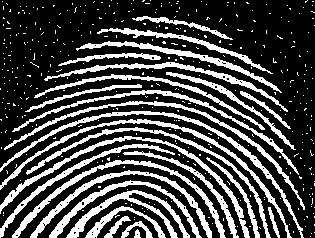
#> input picture images6/finger_print.tif, 315 x 238 px
$ jupyter execute 6.morphological_image_processing.ipynb
#> lines starting #> are read from the running program, lines starting #| are printed output that depends on the picture; after the words box and inside, x2 and y2 are one past the last pixel; in counts of white or black regions, pixels touching at a corner belong together
## 6. Take a binary image and a structuring element to perform the following morphological operations –

[cell 1]
import cv2
import numpy as np
import matplotlib.pyplot as plt

### Load the image

[cell 2]
original_image = cv2.imread("images6/finger_print.tif", cv2.IMREAD_GRAYSCALE)
#> original_image: shape (238, 315); 28.5% white; 414 white regions (387 under 20 px), largest, box (x1, y1, x2, y2) and area: (0, 111, 304, 238) 1388, (0, 136, 250, 238) 1372, (0, 119, 292, 238) 1337
print(f"The shape of the image : {original_image.shape}")
#| The shape of the image : (238, 315)
plt.imshow(original_image, cmap='gray')
plt.title("Original Image")
plt.show()

print(f"min intensity level : {np.min(original_image)}")
#| min intensity level : 0
print(f"max intensity level : {np.max(original_image)}")
#| max intensity level : 255

### Function for Erosion

[cell 3]
def erosion(input_image, st_element):
    st_element =( st_element * 255 ).astype(np.uint8)

    height, width = input_image.shape
#> height = 238; width = 315
    st_height , st_width = st_element.shape
    pad = st_height // 2


    #Pad the image to handle border pixels
    padded_image = np.pad(input_image, pad_width=pad, mode='constant', constant_values=0)
#> padded_image: shape (240, 317); 28.1% white; 414 white regions (387 under 20 px), largest, box (x1, y1, x2, y2) and area: (1, 112, 305, 239) 1388, (1, 137, 251, 239) 1372, (1, 120, 293, 239) 1337
    output_image = np.zeros_like(input_image, dtype=np.uint8)

    for i in range(height):
        for j in range(width):
            neighbouhood = padded_image[i: i+st_height, j: j+st_width]


            # Check if structuring element fits (all 255s in SE match 255s in image)
            match = (st_element == 255)
            if np.all(neighbouhood[match] == 255):
                output_image[i,j] = 255
            else:
                output_image[i,j] = 0
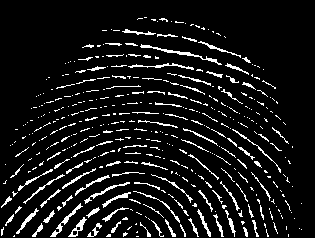
#> output_image: shape (238, 315); 8.8% white in thin lines or dots, all inside (x1, y1, x2, y2) = (1, 17, 302, 237)


    return output_image

### Apply erosion

[cell 4]
structuring_element = np.ones((3,3))
erosioned_image = erosion(original_image, structuring_element)
plt.imshow(erosioned_image, cmap='gray')
plt.title("Erosioned Image")
plt.show()

### Dilation Function

[cell 5]
def dilation(input_image, st_element):
    st_element = (st_element*255).astype(np.uint8)

    height, width = input_image.shape
#> height = 238; width = 315
    st_height, st_width = st_element.shape
    pad = st_height // 2

    padded_image = np.pad(input_image, pad_width=pad, mode= 'constant', constant_values=0 )
#> padded_image: shape (240, 317); 8.7% white in thin lines or dots, all inside (x1, y1, x2, y2) = (2, 18, 303, 238)
    output_image =  np.zeros_like(input_image, dtype=np.uint8)

    for i in range(height):
        for j in range(width):
            neibourhood = padded_image[i : i+ st_height, j : j+ st_width]

            match = (st_element == 255)
            if np.any(neibourhood[match] == 255):
                output_image[i,j] = 255
            else:
                output_image[i,j] = 0
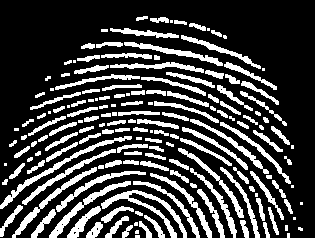
#> output_image: shape (238, 315); 25.2% white; 166 white regions (32 under 20 px), largest, box (x1, y1, x2, y2) and area: (101, 190, 187, 238) 780, (0, 136, 132, 209) 673, (49, 181, 131, 238) 578

    return output_image

### Apply Dilation

[cell 6]
structuring_element = np.ones((3,3))
dilationed_image = dilation(erosioned_image, structuring_element)
plt.imshow(dilationed_image, cmap='gray')
plt.title("Dilationed Image")
plt.show()

### (b) Opening and Closing operations

### Opening Function

[cell 7]
def opening(images, st_element):
    return dilation(erosion(images, st_element), st_element)

### Closing Operation

[cell 8]
def closing (images, st_element):
    return erosion(dilation(images, st_element), st_element)
#> in dilation (call 3), `padded_image = np.pad(input_image, pad_width=pad, mode= 'constant', co..`:
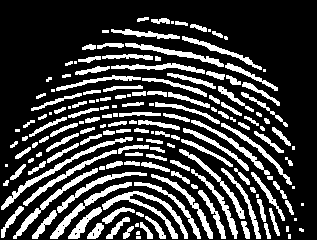
#> padded_image: shape (240, 317); 24.9% white; 166 white regions (32 under 20 px), largest, box (x1, y1, x2, y2) and area: (102, 191, 188, 239) 780, (1, 137, 133, 210) 673, (50, 182, 132, 239) 578
#> after the loop in dilation (call 3), `for i in range(height):`:
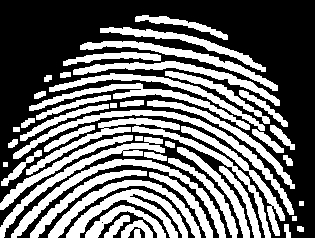
#> output_image: shape (238, 315); 42.7% white; 51 white regions, largest, box (x1, y1, x2, y2) and area: (13, 110, 294, 215) 2073, (11, 159, 226, 238) 1980, (66, 189, 188, 238) 1683
#> in erosion (call 3), `st_element =( st_element * 255 ).astype(np.uint8)`: st_element = [[255, 255, 255], [255, 255, 255], [255, 255, 255]]
#> in erosion (call 3), `padded_image = np.pad(input_image, pad_width=pad, mode='constant', con..`:
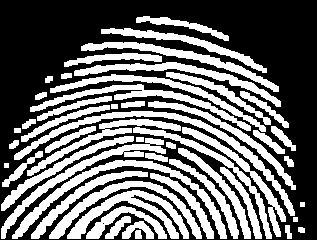
#> padded_image: shape (240, 317); 42.1% white; 51 white regions, largest, box (x1, y1, x2, y2) and area: (14, 111, 295, 216) 2073, (12, 160, 227, 239) 1980, (67, 190, 189, 239) 1683
#> after the loop in erosion (call 3), `for i in range(height):`:
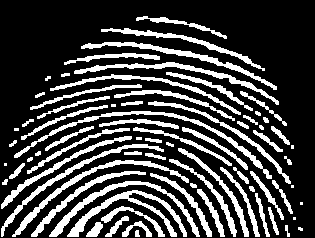
#> output_image: shape (238, 315); 25.6% white; 74 white regions (10 under 20 px), largest, box (x1, y1, x2, y2) and area: (67, 190, 187, 237) 1085, (14, 111, 272, 179) 1082, (49, 181, 200, 237) 965

### Apply Opening

[cell 9]
st_element = np.ones((3,3))
opening_image = opening(original_image, st_element)
plt.imshow(opening_image, cmap='gray')
plt.title("Opening Image")
plt.show()

### Apply Closing Image

[cell 10]
st_element = np.ones((3,3))
closing_image = closing(opening_image, st_element)
plt.imshow(closing_image, cmap='gray')
plt.title("CLosing Image")
plt.show()

### (c). Boundary extraction using morphological operation

[cell 11]
boundary_image = cv2.imread("images6/circle.tif", cv2.IMREAD_GRAYSCALE)
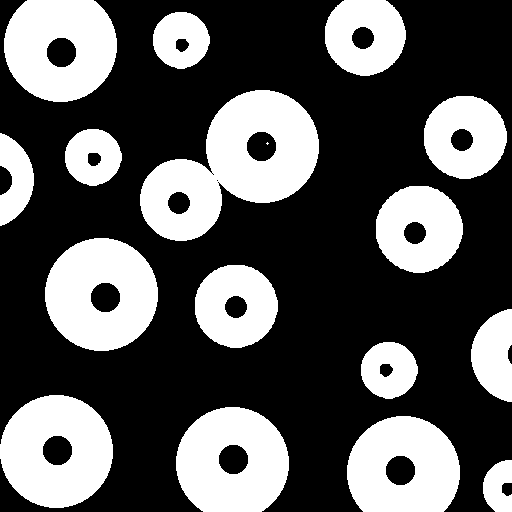
#> input picture images6/circle.tif, 512 x 512 px
#> boundary_image: shape (512, 512); 35.3% white; 17 white regions (1 under 20 px), largest, box (x1, y1, x2, y2) and area: (140, 90, 319, 241) 14240, (45, 238, 158, 351) 9332, (0, 395, 113, 508) 9332
print(f"The shape of the image is :{boundary_image.shape}")
#| The shape of the image is :(512, 512)
plt.imshow(boundary_image, cmap='gray')
plt.title("Origial Image")
plt.show()

### Function Bounday Extraction

[cell 12]
def extract_boundary(image, st_element):
    eroded_image = erosion(image, st_element)
#> in erosion (call 4), `padded_image = np.pad(input_image, pad_width=pad, mode='constant', con..`:
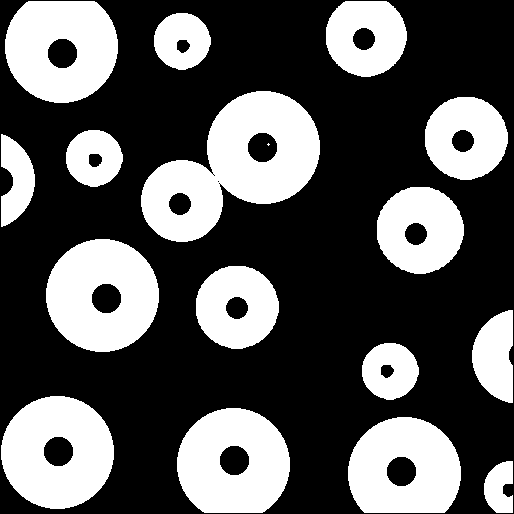
#> padded_image: shape (514, 514); 35% white; 17 white regions (1 under 20 px), largest, box (x1, y1, x2, y2) and area: (141, 91, 320, 242) 14240, (46, 239, 159, 352) 9332, (1, 396, 114, 509) 9332
#> after the loop in erosion (call 4), `for i in range(height):`:
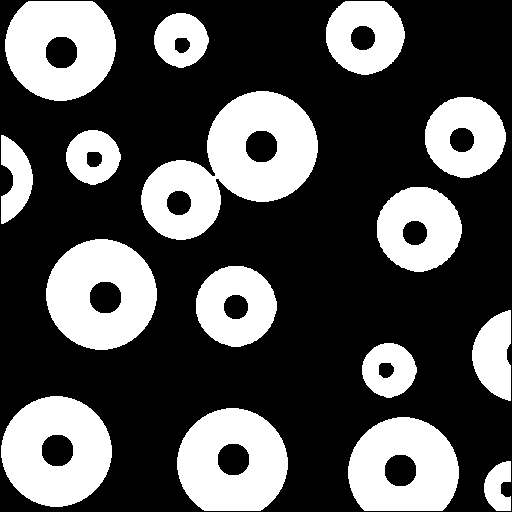
#> output_image: shape (512, 512); 32.7% white; 16 white regions, largest, box (x1, y1, x2, y2) and area: (141, 91, 318, 240) 13268, (46, 239, 157, 350) 8764, (1, 396, 112, 507) 8764
    return image - eroded_image
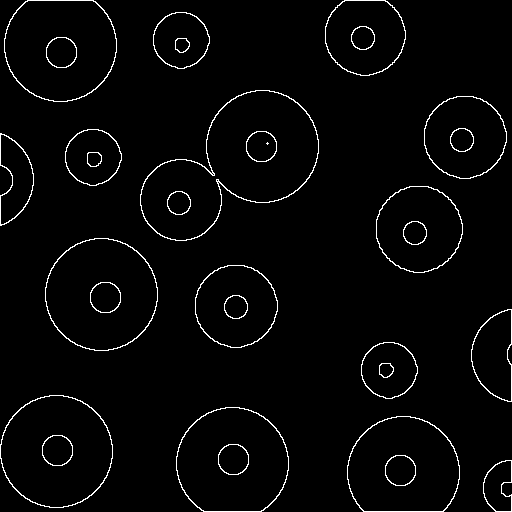
#> returned value: shape (512, 512); 2.7% white in thin lines or dots
